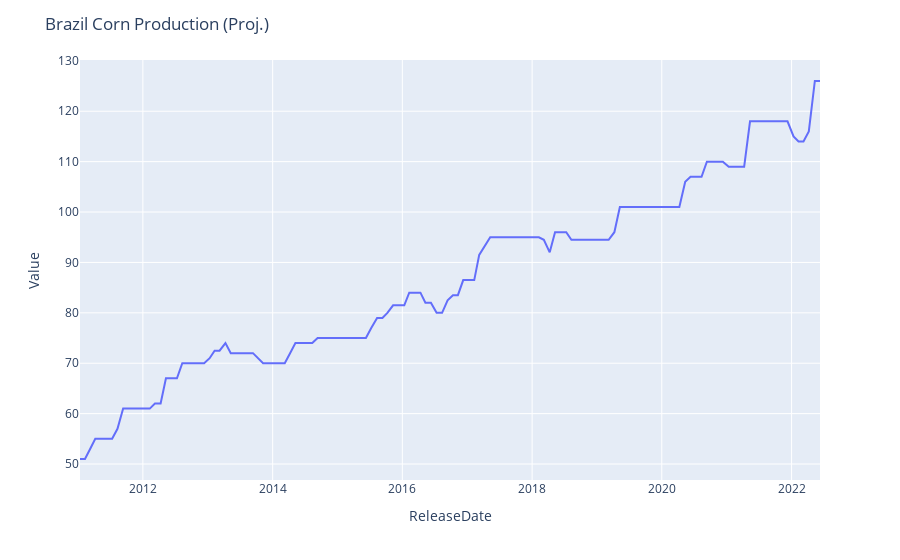

The cell this chart's notebook holds for it:
### Code cell
plot_values(country_df_proj_values)

### Figure 1 — Plotly figure (JSON) as saved in the notebook; plotly's stock layout.template omitted (floating-point values rounded to 4 significant figures; data arrays with more than 128 entries replaced by an {"elided": "..."} marker saying what was removed)
{"data": [{"customdata": {"elided": "136x1 str values"}, "hovertemplate": "ReleaseDate=%{x}<br>Value=%{y}<br>MarketYear=%{customdata[0]}<extra></extra>", "legendgroup": "", "line": {"color": "#636efa", "dash": "solid"}, "marker": {"symbol": "circle"}, "mode": "lines", "name": "", "orientation": "v", "showlegend": false, "type": "scatter", "x": {"elided": "136 str values"}, "xaxis": "x", "y": {"elided": "136 float values"}, "yaxis": "y"}], "layout": {"legend": {"tracegroupgap": 0}, "margin": {"t": 60}, "title": {"text": "Brazil Corn Production (Proj.)"}, "xaxis": {"anchor": "y", "domain": [0, 1], "title": {"text": "ReleaseDate"}}, "yaxis": {"anchor": "x", "domain": [0, 1], "title": {"text": "Value"}}}}
